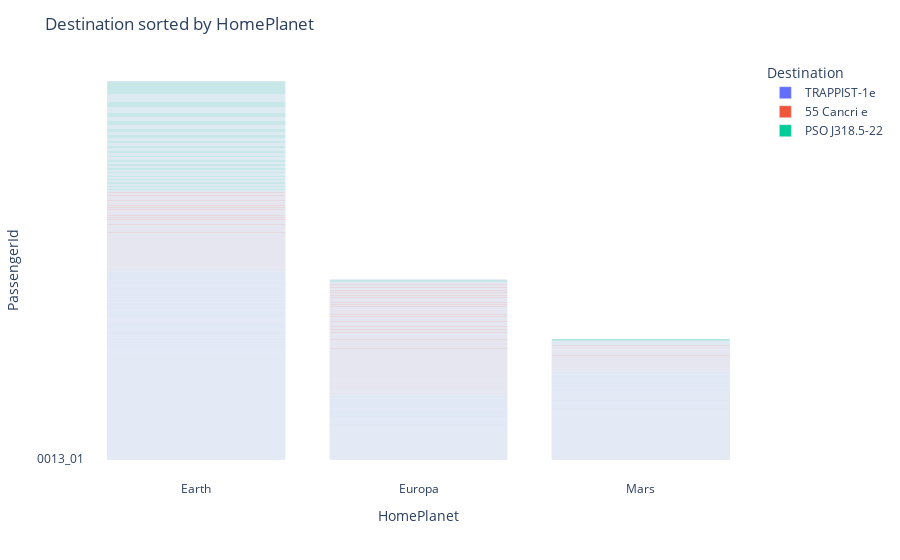

The code cell stored with this chart in its notebook:
### Code cell
fig = px.bar(df_test, x = 'HomePlanet', y = 'PassengerId',
                     hover_name = 'Destination',color = 'Destination')

fig.update_layout(
    title='Destination sorted by HomePlanet',
    barmode='stack',  # Use 'stack' to stack bars similar to the second plot
    plot_bgcolor='white',  # Set the background color of the plot
    paper_bgcolor='white'  # Set the background color of the paper (plot area)
)

fig.show()

### Figure 1 — Plotly figure (JSON) as saved in the notebook; plotly's stock layout.template omitted (floating-point values rounded to 4 significant figures; data arrays with more than 128 entries replaced by an {"elided": "..."} marker saying what was removed)
{"data": [{"alignmentgroup": "True", "hovertemplate": "<b>%{hovertext}</b><br><br>Destination=TRAPPIST-1e<br>HomePlanet=%{x}<br>PassengerId=%{y}<extra></extra>", "hovertext": {"elided": "2956 str values"}, "legendgroup": "TRAPPIST-1e", "marker": {"color": "#636efa", "pattern": {"shape": ""}}, "name": "TRAPPIST-1e", "offsetgroup": "TRAPPIST-1e", "orientation": "v", "showlegend": true, "textposition": "auto", "type": "bar", "x": {"elided": "2956 str values"}, "xaxis": "x", "y": {"elided": "2956 str values"}, "yaxis": "y"}, {"alignmentgroup": "True", "hovertemplate": "<b>%{hovertext}</b><br><br>Destination=55 Cancri e<br>HomePlanet=%{x}<br>PassengerId=%{y}<extra></extra>", "hovertext": {"elided": "841 str values"}, "legendgroup": "55 Cancri e", "marker": {"color": "#EF553B", "pattern": {"shape": ""}}, "name": "55 Cancri e", "offsetgroup": "55 Cancri e", "orientation": "v", "showlegend": true, "textposition": "auto", "type": "bar", "x": {"elided": "841 str values"}, "xaxis": "x", "y": {"elided": "841 str values"}, "yaxis": "y"}, {"alignmentgroup": "True", "hovertemplate": "<b>%{hovertext}</b><br><br>Destination=PSO J318.5-22<br>HomePlanet=%{x}<br>PassengerId=%{y}<extra></extra>", "hovertext": {"elided": "388 str values"}, "legendgroup": "PSO J318.5-22", "marker": {"color": "#00cc96", "pattern": {"shape": ""}}, "name": "PSO J318.5-22", "offsetgroup": "PSO J318.5-22", "orientation": "v", "showlegend": true, "textposition": "auto", "type": "bar", "x": {"elided": "388 str values"}, "xaxis": "x", "y": {"elided": "388 str values"}, "yaxis": "y"}], "layout": {"barmode": "stack", "legend": {"title": {"text": "Destination"}, "tracegroupgap": 0}, "margin": {"t": 60}, "paper_bgcolor": "white", "plot_bgcolor": "white", "title": {"text": "Destination sorted by HomePlanet"}, "xaxis": {"anchor": "y", "domain": [0, 1], "title": {"text": "HomePlanet"}}, "yaxis": {"anchor": "x", "domain": [0, 1], "title": {"text": "PassengerId"}}}}
